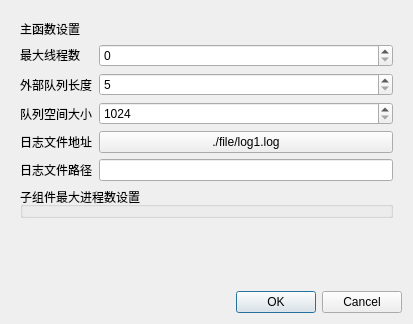
<?xml version="1.0" encoding="UTF-8"?>
<ui version="4.0">
 <class>Main_config_dialog</class>
 <widget class="QDialog" name="Main_config_dialog">
  <property name="geometry">
   <rect>
    <x>0</x>
    <y>0</y>
    <width>413</width>
    <height>324</height>
   </rect>
  </property>
  <property name="windowTitle">
   <string>整体流程参数设置</string>
  </property>
  <layout class="QGridLayout" name="gridLayout">
   <item row="0" column="0">
    <widget class="QWidget" name="widget" native="true">
     <layout class="QFormLayout" name="formLayout">
      <item row="1" column="0">
       <widget class="QLabel" name="label_2">
        <property name="focusPolicy">
         <enum>Qt::WheelFocus</enum>
        </property>
        <property name="text">
         <string>最大线程数</string>
        </property>
       </widget>
      </item>
      <item row="1" column="1">
       <widget class="QSpinBox" name="max_thread">
        <property name="minimum">
         <number>0</number>
        </property>
       </widget>
      </item>
      <item row="2" column="0">
       <widget class="QLabel" name="label_3">
        <property name="text">
         <string>外部队列长度</string>
        </property>
       </widget>
      </item>
      <item row="2" column="1">
       <widget class="QSpinBox" name="msg_len">
        <property name="minimum">
         <number>5</number>
        </property>
        <property name="maximum">
         <number>100</number>
        </property>
       </widget>
      </item>
      <item row="4" column="0">
       <widget class="QLabel" name="label_4">
        <property name="text">
         <string>日志文件地址</string>
        </property>
       </widget>
      </item>
      <item row="4" column="1">
       <widget class="QPushButton" name="pushButton">
        <property name="text">
         <string>./file/log1.log</string>
        </property>
       </widget>
      </item>
      <item row="0" column="0" colspan="2">
       <widget class="QLabel" name="label">
        <property name="layoutDirection">
         <enum>Qt::LeftToRight</enum>
        </property>
        <property name="text">
         <string>主函数设置</string>
        </property>
       </widget>
      </item>
      <item row="6" column="0" colspan="2">
       <widget class="QGroupBox" name="groupBox">
        <property name="title">
         <string>子组件最大进程数设置</string>
        </property>
       </widget>
      </item>
      <item row="3" column="0">
       <widget class="QLabel" name="label_7">
        <property name="text">
         <string>队列空间大小</string>
        </property>
       </widget>
      </item>
      <item row="3" column="1">
       <widget class="QSpinBox" name="msg_size">
        <property name="minimum">
         <number>1024</number>
        </property>
        <property name="maximum">
         <number>380000000</number>
        </property>
       </widget>
      </item>
      <item row="5" column="0">
       <widget class="QLabel" name="label_5">
        <property name="text">
         <string>日志文件路径</string>
        </property>
       </widget>
      </item>
      <item row="5" column="1">
       <widget class="QLineEdit" name="file_path"/>
      </item>
     </layout>
    </widget>
   </item>
   <item row="1" column="0">
    <widget class="QDialogButtonBox" name="buttonBox">
     <property name="orientation">
      <enum>Qt::Horizontal</enum>
     </property>
     <property name="standardButtons">
      <set>QDialogButtonBox::Cancel|QDialogButtonBox::Ok</set>
     </property>
    </widget>
   </item>
  </layout>
 </widget>
 <resources/>
 <connections>
  <connection>
   <sender>buttonBox</sender>
   <signal>accepted()</signal>
   <receiver>Main_config_dialog</receiver>
   <slot>accept()</slot>
   <hints>
    <hint type="sourcelabel">
     <x>248</x>
     <y>254</y>
    </hint>
    <hint type="destinationlabel">
     <x>157</x>
     <y>274</y>
    </hint>
   </hints>
  </connection>
  <connection>
   <sender>buttonBox</sender>
   <signal>rejected()</signal>
   <receiver>Main_config_dialog</receiver>
   <slot>reject()</slot>
   <hints>
    <hint type="sourcelabel">
     <x>316</x>
     <y>260</y>
    </hint>
    <hint type="destinationlabel">
     <x>286</x>
     <y>274</y>
    </hint>
   </hints>
  </connection>
 </connections>
</ui>
